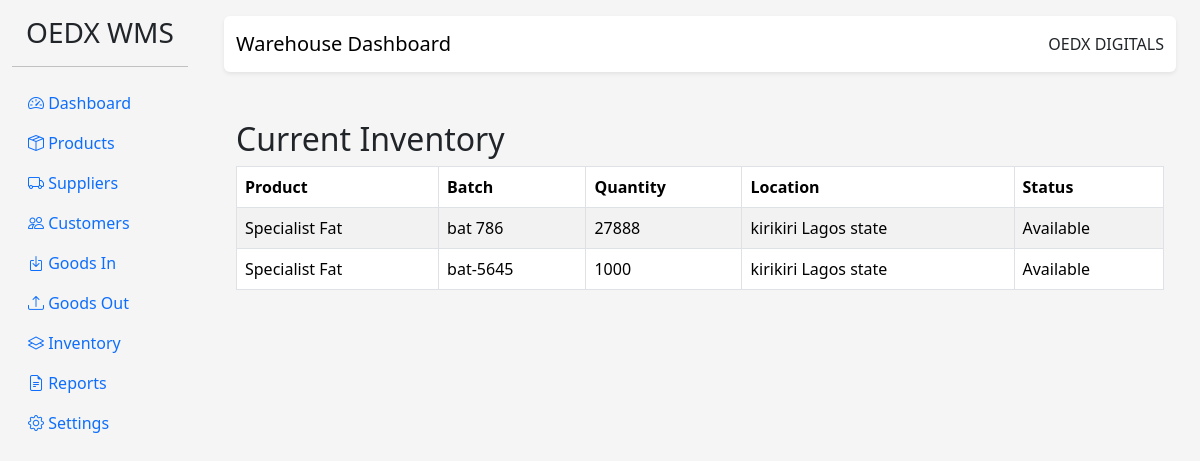
The app's page /inventory/, older data.
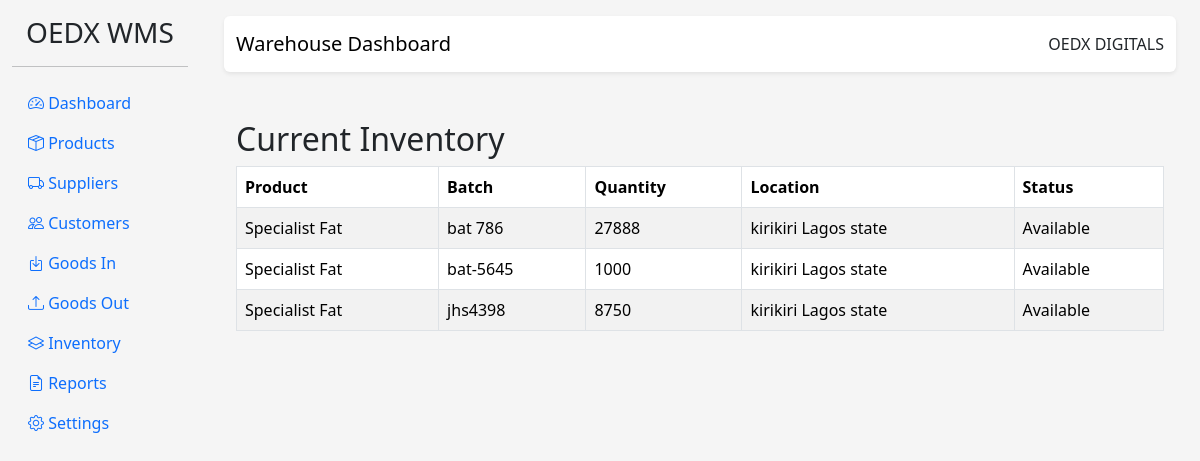
The same page, newer data.
### app/models/batch.py (models this page shows, shortened)
class Batch(db.Model):
    __tablename__ = "batches"
    id = db.Column(db.Integer, primary_key=True)
    product_id = db.Column(
        db.Integer,
        db.ForeignKey("products.id"),
        nullable=False
    )
    supplier_id = db.Column(
        db.Integer,
        db.ForeignKey("suppliers.id")
    )
    batch_number = db.Column(
        db.String(100),
        unique=True,
        nullable=False
    )
    manufacture_date = db.Column(
        db.Date
    )
    expiry_date = db.Column(
        db.Date
    )
    quantity = db.Column(
        db.Integer,
        nullable=False,
        default=0
    )
    warehouse_location = db.Column(
        db.String(100)
    )
    status = db.Column(
        db.String(30),
        default="Available"
    )
    created_at = db.Column(
        db.DateTime,
        default=datetime.utcnow
    )
    goods_in_items = db.relationship(
        "GoodsInItem",
        backref="batch",
        lazy=True
    )
    goods_out_items = db.relationship(
        "GoodsOutItem",
        backref="batch",
        lazy=True
    )
    stock_movements = db.relationship(
        "StockMovement",
        backref="batch",
        lazy=True,
        cascade="all, delete-orphan"
    )

### app/models/product.py (models this page shows, shortened)
class Product(db.Model):
    __tablename__ = "products"
    id = db.Column(db.Integer, primary_key=True)
    name = db.Column(
        db.String(150),
        nullable=False
    )
    sku = db.Column(
        db.String(100),
        unique=True
    )
    barcode = db.Column(
        db.String(100),
        unique=True
    )
    category_id = db.Column(
        db.Integer,
        db.ForeignKey("categories.id")
    )
    brand = db.Column(
        db.String(100)
    )
    unit = db.Column(
        db.String(30)
    )
    minimum_stock = db.Column(
        db.Integer,
        default=0
    )
    description = db.Column(
        db.Text
    )
    status = db.Column(
        db.String(20),
        default="Active"
    )
    created_at = db.Column(
        db.DateTime,
        default=datetime.utcnow
    )
    batches = db.relationship(
        "Batch",
        backref="product",
        lazy=True,
        cascade="all, delete-orphan"
    )
    goods_in_items = db.relationship(
        "GoodsInItem",
        backref="product",
        lazy=True
    )

### app/blueprints/inventory.py (the view)
@inventory_bp.route("/")
def index():
    batches = Batch.query.order_by(
        Batch.product_id,
        Batch.batch_number
    ).all()
    return render_template(
        "inventory/list.html",
        batches=batches
    )

### templates/inventory/list.html (shortened to what this page needs)
{% extends "base.html" %}
{% block content %}
<div class="container mt-4">
    <h2>Current Inventory</h2>
    <table class="table table-bordered table-striped">
        <thead>
            <tr>
                <th>Product</th>
                <th>Batch</th>
                <th>Quantity</th>
                <th>Location</th>
                <th>Status</th>
            </tr>
        </thead>
        <tbody>
        {% for batch in batches %}
        <tr>
            <td>{{ batch.product.name }}</td>
            <td>{{ batch.batch_number }}</td>
            <td>{{ batch.quantity }}</td>
            <td>{{ batch.warehouse_location }}</td>
            <td>{{ batch.status }}</td>
        </tr>
        {% else %}
        <tr>
            <td colspan="5" class="text-center">
                No inventory found.
            </td>
        </tr>
        {% endfor %}
        </tbody>
    </table>
</div>
{% endblock %}

Row changes from the older to the newer data that the page shows:
added Batch: product.name "Specialist Fat", batch_number "jhs4398", quantity "8750", warehouse_location "kirikiri Lagos state", status "Available"
